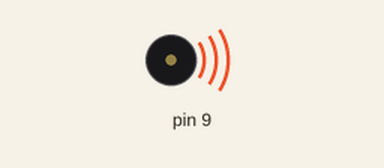
Simulated run of this sketch. Board: Arduino Uno, built with avr-gcc and run on an emulated ATmega328P. Shown: buzzer (waves = sounding). At 4.0 s the program stops and its outputs stay as they are.

Above: at 0.1 s.
At 1.1 s:
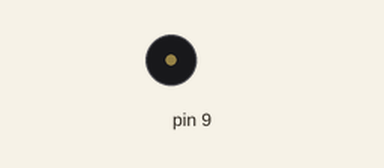
Timing chart, 0 to 2.6 s (numbered marks = the images above):
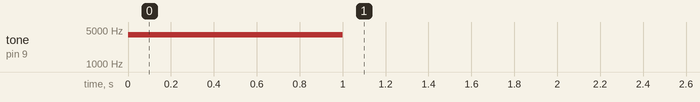

The sketch:

Buzzer-Volume.ino
```cpp
// ---------------------------------------------------------------------------
// Connect your piezo buzzer (without internal oscillator) or speaker to these pins:
//   Pins  9 & 10 - ATmega328, ATmega128, ATmega640, ATmega8, Uno, Leonardo, etc.
//   Pins 11 & 12 - ATmega2560/2561, ATmega1280/1281, Mega
//   Pins 12 & 13 - ATmega1284P, ATmega644
//   Pins 14 & 15 - Teensy 2.0
//   Pins 25 & 26 - Teensy++ 2.0
// Be sure to include an inline 100 ohm resistor on one pin as you normally do when connecting a piezo or speaker.
// ---------------------------------------------------------------------------

// Syntax
// toneAC( frequency [, volume [, length [, background ]]] ) - Play a note.

//      frequency   - Play the specified frequency indefinitely, turn off with toneAC().
//      volume      - [optional] Set a volume level. (default: 10, range: 0 to 10 [0 = off])
//      length      - [optional] Set the length to play in milliseconds. (default: 0 [forever], range: 0 to 2^32-1)
//      background  - [optional] Play note in background or pause till finished? (default: false, values: true/false)
//      toneAC()    - Stop output.
//      noToneAC()  - Same as toneAC().


#include <toneAC.h>

// Melody liberated from the toneMelody Arduino example sketch by Tom Igoe.
int melody[] = { 262, 196, 196, 220, 196, 0, 247, 262 };
int noteDurations[] = { 4, 8, 8, 4, 4, 4, 4, 4 };

int buzzerPin = 2;
int freq=4000;
int durata=1000;

void setup(){
  pinMode(buzzerPin, OUTPUT);
}


// NON noto differenze di volume se non nel fatto che con toneAC posso abbassarlo.
void loop(){
    buzzerNormale();
    noTone(buzzerPin);
    buzzerAC();
    delay(durata);
    noToneAC();
    delay(durata*2);
    while(1);
}

void buzzerNormale(){
    tone(buzzerPin, freq, durata);
    //delay(durata*2);
}

void buzzerAC(){ // per Nano default pin 9 e 10
    //for (unsigned int volume=1;volume<=10; volume+=1) {
    //   toneAC(freq, volume, durata); // Play the frequency (125 Hz to 15 kHz sweep in 10 Hz steps).
    //}
    toneAC(freq, 10, durata);
    //delay(durata*2);

}

void loop2() {
  for (unsigned long freq = 125; freq <= 15000; freq += 10) {
    toneAC(freq); // Play the frequency (125 Hz to 15 kHz sweep in 10 Hz steps).
    delay(1);     // Wait 1 ms so you can hear it.
  }
  toneAC(); // Turn off toneAC, can also use noToneAC().

  delay(1000); // Wait a second.

  for (int thisNote = 0; thisNote < 8; thisNote++) {
    int noteDuration = 1000/noteDurations[thisNote];
    toneAC(melody[thisNote], 10, noteDuration, true); // Play thisNote at full volume for noteDuration in the background.
    delay(noteDuration * 4 / 3); // Wait while the tone plays in the background, plus another 33% delay between notes.
  }

  while(1); // Stop (so it doesn't repeat forever driving you crazy--you're welcome).
}
```

Measured:
- by itself, tone on pin 9: silent → 4000 Hz at 0.00 s, → silent 1.0 s later
